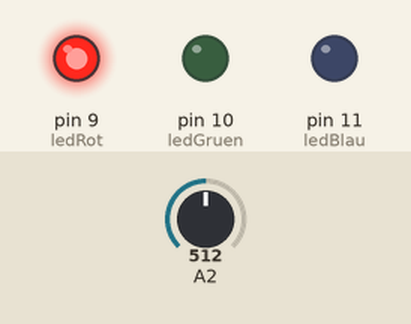
Bench run of a sketch on a simulated Arduino Uno, built with avr-gcc and run on an emulated ATmega328P. Parts: output pins drawn as LEDs (lit = HIGH). Inputs (shaded band) come from the test bench; at power-on: A2 = 512. What the sketch prints to the serial monitor is not drawn.

Above: at 0.1 s.
Timing chart, 0 to 1.6 s (numbered marks = the images above):
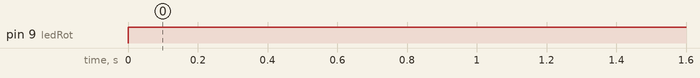

Measured:
- by itself, pin 9 (ledRot): LOW → HIGH at 0.00 s

The sketch:

Farbthermometer.ino
```cpp
int ledRot = 9;
int ledGruen = 10;
int ledBlau = 11;
float Temperatur;
float Spannung;
int SensorWert;

void setup() {
  // put your setup code here, to run once:
pinMode(ledRot, OUTPUT);
pinMode(ledGruen, OUTPUT);
pinMode(ledBlau, OUTPUT);
Serial.begin (9600);
}

void loop() {
  // put your main code here, to run repeatedly:
  SensorWert= analogRead(A2);
  Spannung = (5.0 / 1023)  * SensorWert;
  Temperatur = 100 * Spannung;
  if (Temperatur >= 27 ){
    digitalWrite(ledRot, HIGH);
    digitalWrite(ledGruen, LOW);
    digitalWrite(ledBlau, LOW);
    delay(500);
  }
  if ((Temperatur >= 26)&&(Temperatur < 27)){
    digitalWrite(ledRot, LOW);
    digitalWrite(ledGruen, HIGH);
    digitalWrite(ledBlau, LOW);
    delay(500);
  }
  if ((Temperatur >= 10)&&(Temperatur < 26)){
    digitalWrite(ledRot, LOW);
    digitalWrite(ledGruen, LOW);
    digitalWrite(ledBlau, HIGH);
    delay(500);
  }
  Serial.println(Temperatur);
  delay(1000);

}
```
